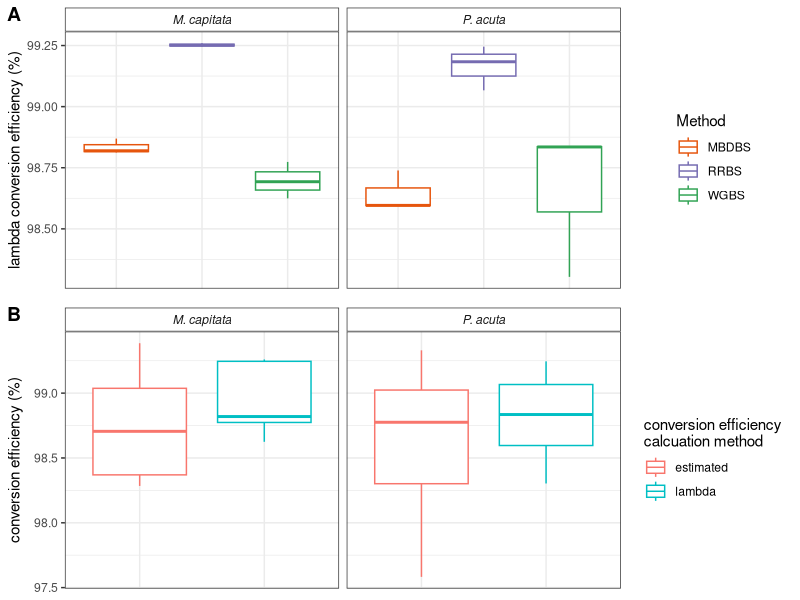

Write the R code that produced this figure.
## ---- chunk 1
library(gtools)
library(dplyr)
library(tidyr)
library(broom)
library(purrr)
library(ggpubr)
## ---- chunk 2
#lambda data
df_l <- read.csv("OLD_Output/lamda_alignments_descriptive_stats.csv", stringsAsFactors = FALSE)

#Pact/Mcap data
df_pm <- read.csv("OLD_Output/Pact_Mcap_alignments_descriptive_stats.csv", stringsAsFactors = FALSE)

#meta data
meta_data <- read.csv("metadata/30-244831635_sample_submission_form.csv", skip = 1, header = TRUE, quote = "", row.names = NULL)
## ---- chunk 3
#first need to make column for total CHH counts
df_pm$tot_chh <- df_pm$meth_chh + df_pm$unmeth_chh

#first need to make column for total CHG counts
df_pm$tot_chg <- df_pm$meth_chg + df_pm$unmeth_chg

## ---- chunk 4
#combined totals
df_pm$tot_chh_chg <- df_pm$tot_chh + df_pm$tot_chg

#combined unmeth
df_pm$unmeth_chh_chg <- df_pm$unmeth_chh + df_pm$unmeth_chg

## ---- chunk 5
#now calculate estimated conversion efficiency from %unmeth CHH
df_pm$estConvEffCHG_CHH <- (df_pm$unmeth_chh_chg/df_pm$tot_chh_chg)*100
## ---- chunk 6
df_l <- merge(df_l[,c("Sample", "conversion_efficiency")], df_pm[,c("Sample","estConvEffCHG_CHH")], by = "Sample")

## ---- chunk 7
colnames(df_l) <- c("Sample", "conversion_efficiency_lambda", "est_conversion_efficiency_umCHG_umCHH")
## ---- chunk 8
df_l <- df_l[mixedorder(df_l$Sample),]
## ---- chunk 9
#subset meta data for sample name, library prep, and species
meta_data <- meta_data[,c("Sample.Name.", "Species.Strain.", "Library.Prep.Kit.Used.")]

#re-name columns
colnames(meta_data) <- c("Sample", "Species", "Method")

#simplify method column
meta_data$Method <- gsub("MBD.*", "MBDBS", meta_data$Method)
meta_data$Method <- gsub(".* RRBS.*", "RRBS", meta_data$Method)
meta_data$Method <- gsub("Pico.*", "WGBS", meta_data$Method)

#merge meta data with conversion efficiency data

df_l <- merge(meta_data, df_l, by = "Sample")
## ---- chunk 10
write.csv(df_l, "OLD_Output/lamda_vs_estimated_conversion_efficiency.csv", row.names = FALSE, quote = FALSE)
## ---- chunk 11
df_l_long <- gather(df_l, "convr_method", "perc_conv", 4:5)

#simplify convr method column
df_l_long$convr_method <- gsub(".*lambda", "lambda", df_l_long$convr_method)

df_l_long$convr_method <- gsub("est.*", "estimated", df_l_long$convr_method)
## ---- chunk 12

#run anova on lambda conversion efficiency ~ BS method for Pact samples and for Mcap samples
#The following code produces a list of anova model outputs for each species
aov_convr <- df_l_long[which(df_l_long$convr_method=="lambda"),] %>% group_by(Species) %>% do(aov_models = aov(perc_conv ~ Method, data =.))

#make a tidy table with p.values
aov_convr_tidy <- aov_convr %>% ungroup %>% 
    pull(aov_models) %>% 
    map_dfr(tidy, .id = "grp")
#make a tidy table with glance stats
aov_convr_glance <- aov_convr %>% ungroup %>% 
    pull(aov_models) %>% 
    map_dfr(glance, .id = "grp")
#spread resid. data 
aov_convr_tidy_w <- data.frame(pivot_wider(aov_convr_tidy, names_from = term, values_from=c(df, sumsq, meansq, statistic, p.value)))

#remove columns with all NAs
aov_convr_tidy_w <-aov_convr_tidy_w[colSums(!is.na(aov_convr_tidy_w)) > 0]

#merge all stats into one table
aov_convr_stats <- merge(aov_convr_glance,aov_convr_tidy_w,by = "grp")

#add group names back in
aov_convr_stats <- cbind(aov_convr[,1], aov_convr_stats[,-1])

#transpose df
aov_convr_stats_t <- setNames(data.frame(t(aov_convr_stats[,-1])), aov_convr_stats[,1])

#write table

write.csv(aov_convr_stats_t, "OLD_Output/lamda_conversion_efficiency_stats.csv", quote = FALSE)
## ---- chunk 13
aov_convr_cmpr <- df_l_long %>% group_by(Species) %>% do(aov_models = aov(perc_conv ~ convr_method, data =.))

#make a tidy table with p.values
aov_convr_cmpr_tidy <- aov_convr_cmpr %>% ungroup %>% 
    pull(aov_models) %>% 
    map_dfr(tidy, .id = "grp")
#make a tidy table with glance stats
aov_convr_cmpr_glance <- aov_convr_cmpr %>% ungroup %>% 
    pull(aov_models) %>% 
    map_dfr(glance, .id = "grp")
#spread resid. data 
aov_convr_cmpr_tidy_w <- data.frame(pivot_wider(aov_convr_cmpr_tidy, names_from = term, values_from=c(df, sumsq, meansq, statistic, p.value)))

#remove columns with all NAs
aov_convr_cmpr_tidy_w <-aov_convr_cmpr_tidy_w[colSums(!is.na(aov_convr_cmpr_tidy_w)) > 0]

#merge all stats into one table
aov_convr_cmpr_stats <- merge(aov_convr_cmpr_glance,aov_convr_cmpr_tidy_w,by = "grp")

#add group names back in
aov_convr_cmpr_stats <- cbind(aov_convr_cmpr[,1], aov_convr_cmpr_stats[,-1])

#transpose df
aov_convr_cmpr_stats_t <- setNames(data.frame(t(aov_convr_cmpr_stats[,-1])), aov_convr_cmpr_stats[,1])

#write table

write.csv(aov_convr_cmpr_stats_t, "OLD_Output/lamda_vs_estimated_conversion_efficiency_stats.csv", quote = FALSE)
## ---- chunk 14
#plot lambda conversion efficiency for each method facetted by species
a <- ggplot(df_l_long[which(df_l_long$convr_method=="lambda"),]) + geom_boxplot(aes(y = perc_conv, x = Method, color = Method),outlier.shape = NA) + facet_wrap(~Species) + theme_bw() + theme(axis.title.x=element_blank(),axis.text.x=element_blank(),axis.ticks.x=element_blank(),strip.background =element_rect(fill="white"),strip.text = element_text(face = "italic")) + scale_color_manual(values = c("#E6550D", "#756BB1","#31A354" )) + ylab("lambda conversion efficiency (%)") 

#plot lambda conversion efficiency for each method facetted by species
b <- ggplot(df_l_long) + geom_boxplot(aes(y = perc_conv, x = convr_method, color = convr_method),outlier.shape = NA) + facet_wrap(~Species) + theme_bw() + theme(axis.title.x=element_blank(),axis.text.x=element_blank(),axis.ticks.x=element_blank(),strip.background =element_rect(fill="white"),strip.text = element_text(face = "italic")) + ylab("conversion efficiency (%)") + labs(color = "conversion efficiency\ncalcuation method")


jpeg("OLD_Output/BS_conversion_efficiency.jpg", width = 9, height = 6, units = "in", res = 300)
ggarrange(a,b,labels = "AUTO", nrow = 2, align = "hv")
dev.off()
